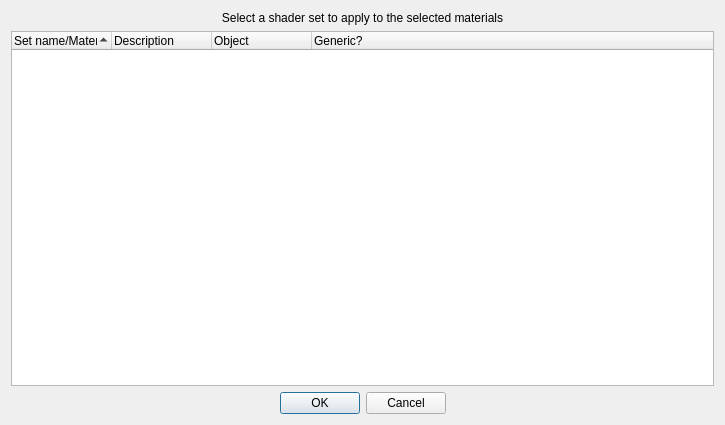
<?xml version="1.0" encoding="UTF-8"?>
<ui version="4.0">
 <class>shaderSetSelector</class>
 <widget class="QDialog" name="shaderSetSelector">
  <property name="geometry">
   <rect>
    <x>0</x>
    <y>0</y>
    <width>725</width>
    <height>425</height>
   </rect>
  </property>
  <property name="windowTitle">
   <string>Select a shader set</string>
  </property>
  <layout class="QGridLayout" name="gridLayout">
   <item row="0" column="0" colspan="3">
    <widget class="QLabel" name="message">
     <property name="text">
      <string>Select a shader set to apply to the selected materials</string>
     </property>
     <property name="alignment">
      <set>Qt::AlignCenter</set>
     </property>
    </widget>
   </item>
   <item row="1" column="0" colspan="3">
    <widget class="QTreeWidget" name="shaderSetList">
     <property name="rootIsDecorated">
      <bool>true</bool>
     </property>
     <property name="uniformRowHeights">
      <bool>true</bool>
     </property>
     <property name="sortingEnabled">
      <bool>true</bool>
     </property>
     <attribute name="headerDefaultSectionSize">
      <number>100</number>
     </attribute>
     <column>
      <property name="text">
       <string>Set name/Material name</string>
      </property>
     </column>
     <column>
      <property name="text">
       <string>Description</string>
      </property>
     </column>
     <column>
      <property name="text">
       <string>Object</string>
      </property>
     </column>
     <column>
      <property name="text">
       <string>Generic?</string>
      </property>
     </column>
    </widget>
   </item>
   <item row="2" column="0">
    <spacer name="horizontalSpacer">
     <property name="orientation">
      <enum>Qt::Horizontal</enum>
     </property>
     <property name="sizeHint" stdset="0">
      <size>
       <width>256</width>
       <height>20</height>
      </size>
     </property>
    </spacer>
   </item>
   <item row="2" column="1">
    <layout class="QHBoxLayout" name="horizontalLayout">
     <item>
      <widget class="QPushButton" name="btnOK">
       <property name="text">
        <string>OK</string>
       </property>
      </widget>
     </item>
     <item>
      <widget class="QPushButton" name="btnCancel">
       <property name="text">
        <string>Cancel</string>
       </property>
      </widget>
     </item>
    </layout>
   </item>
   <item row="2" column="2">
    <spacer name="horizontalSpacer_2">
     <property name="orientation">
      <enum>Qt::Horizontal</enum>
     </property>
     <property name="sizeHint" stdset="0">
      <size>
       <width>255</width>
       <height>20</height>
      </size>
     </property>
    </spacer>
   </item>
  </layout>
 </widget>
 <resources/>
 <connections>
  <connection>
   <sender>btnOK</sender>
   <signal>clicked()</signal>
   <receiver>shaderSetSelector</receiver>
   <slot>accept()</slot>
   <hints>
    <hint type="sourcelabel">
     <x>324</x>
     <y>358</y>
    </hint>
    <hint type="destinationlabel">
     <x>180</x>
     <y>358</y>
    </hint>
   </hints>
  </connection>
  <connection>
   <sender>btnCancel</sender>
   <signal>clicked()</signal>
   <receiver>shaderSetSelector</receiver>
   <slot>reject()</slot>
   <hints>
    <hint type="sourcelabel">
     <x>466</x>
     <y>356</y>
    </hint>
    <hint type="destinationlabel">
     <x>588</x>
     <y>344</y>
    </hint>
   </hints>
  </connection>
 </connections>
</ui>
